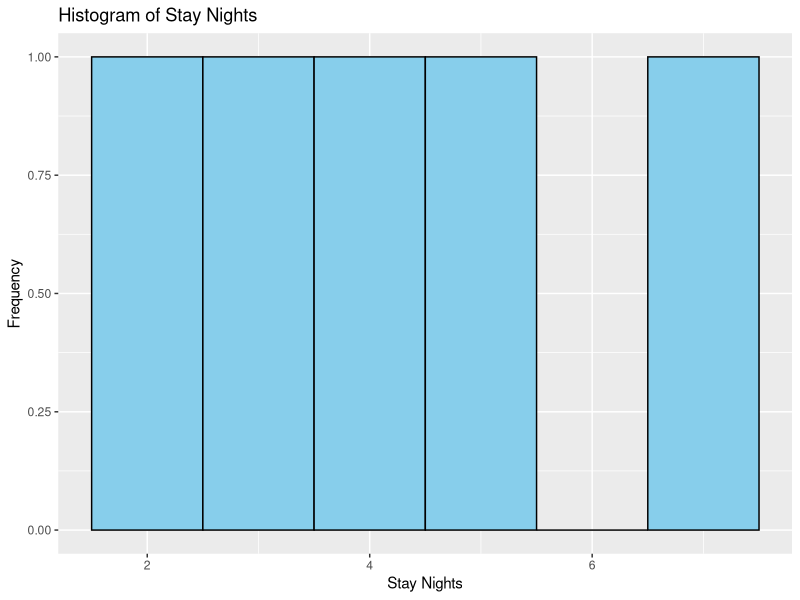
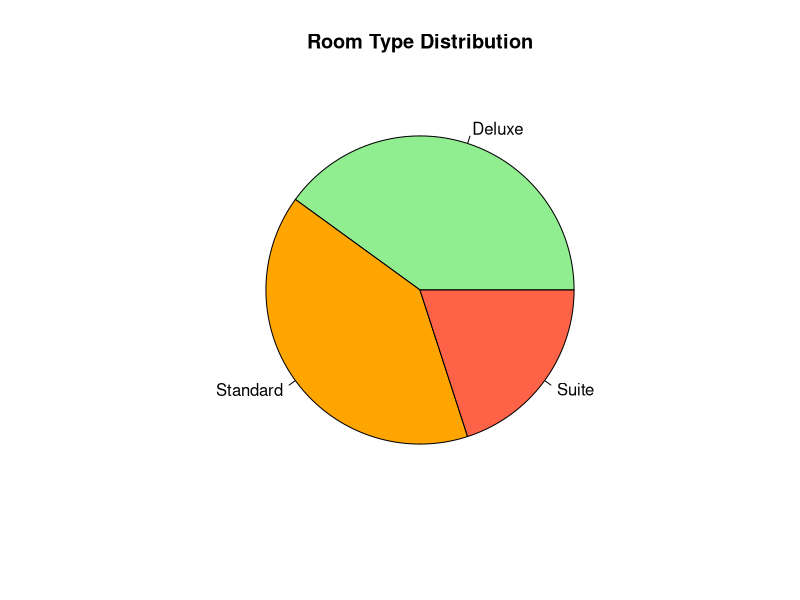
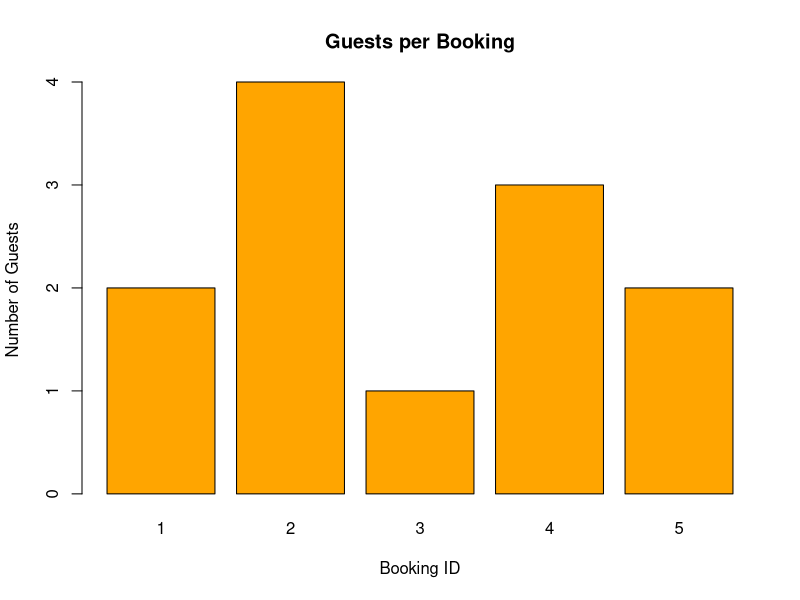
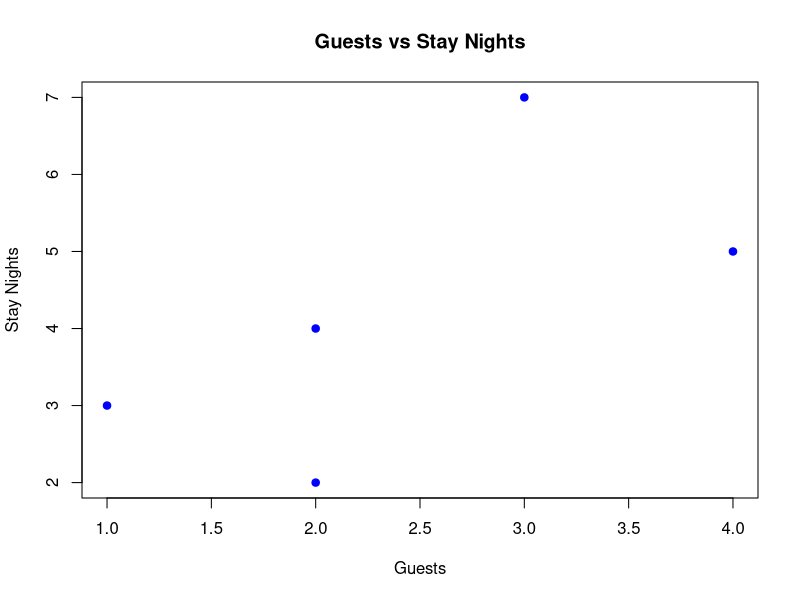

Source code (R) for these figures, in order:
library(ggplot2)

Booking_ID <- c(1,2,3,4,5)
Stay_Nights <- c(2,5,3,7,4)
Guests <- c(2,4,1,3,2)
Room_Type <- c("Standard","Deluxe","Standard","Suite","Deluxe")

data <- data.frame(Booking_ID,Stay_Nights,Guests,Room_Type)

ggplot(data,aes(x=Stay_Nights))+
  geom_histogram(binwidth=1,fill="skyblue",color="black")+
  labs(title="Histogram of Stay Nights",
       x="Stay Nights",
       y="Frequency")

room_count <- table(data$Room_Type)

pie(room_count,
    col=c("lightgreen","orange","tomato"),
    main="Room Type Distribution")

barplot(data$Guests,
        names.arg=data$Booking_ID,
        col="orange",
        xlab="Booking ID",
        ylab="Number of Guests",
        main="Guests per Booking")

plot(data$Guests,
     data$Stay_Nights,
     pch=19,
     col="blue",
     xlab="Guests",
     ylab="Stay Nights",
     main="Guests vs Stay Nights")
